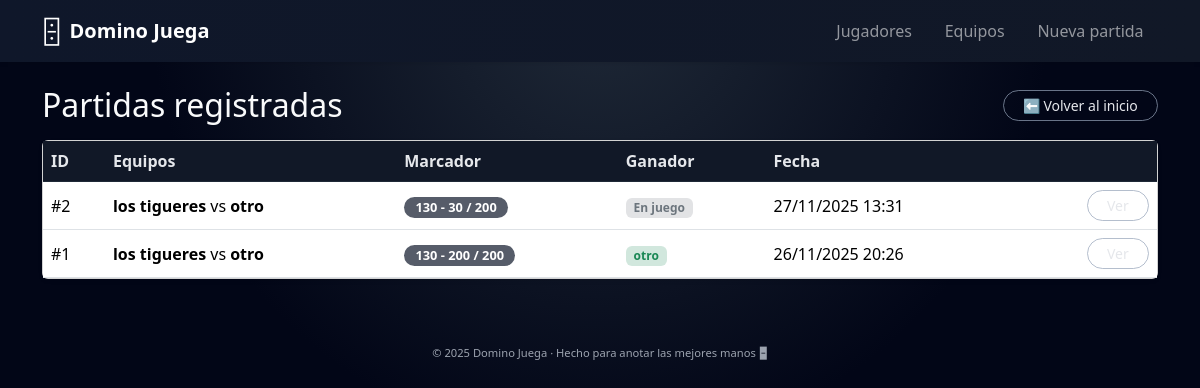
Screenshot of /matches with the database file from the repository.
### models.py (models this page shows, shortened)
class Match(db.Model):
    __tablename__ = "matches"
    id = db.Column(db.Integer, primary_key=True)
    team_a_id = db.Column(db.Integer, db.ForeignKey("teams.id"), nullable=False)
    team_b_id = db.Column(db.Integer, db.ForeignKey("teams.id"), nullable=False)
    team_a = db.relationship("Team", foreign_keys=[team_a_id], backref="matches_as_a")
    team_b = db.relationship("Team", foreign_keys=[team_b_id], backref="matches_as_b")
    target_score = db.Column(db.Integer, default=100)
    score_a = db.Column(db.Integer, default=0)
    score_b = db.Column(db.Integer, default=0)
    winner_team_id = db.Column(db.Integer, db.ForeignKey("teams.id"), nullable=True)
    winner_team = db.relationship("Team", foreign_keys=[winner_team_id], backref="wins")
    created_at = db.Column(db.DateTime, default=datetime.utcnow)
    finished_at = db.Column(db.DateTime, nullable=True)

class Team(db.Model):
    __tablename__ = "teams"
    id = db.Column(db.Integer, primary_key=True)
    name = db.Column(db.String(100), nullable=False)
    player1_id = db.Column(db.Integer, db.ForeignKey("players.id"), nullable=False)
    player2_id = db.Column(db.Integer, db.ForeignKey("players.id"), nullable=False)
    player1 = db.relationship("Player", foreign_keys=[player1_id])
    player2 = db.relationship("Player", foreign_keys=[player2_id])
    games_played = db.Column(db.Integer, default=0)
    games_won = db.Column(db.Integer, default=0)
    games_lost = db.Column(db.Integer, default=0)
    points_for = db.Column(db.Integer, default=0)
    points_against = db.Column(db.Integer, default=0)

### app.py (the view)
    @app.route("/matches")
    def matches_list():
        matches = Match.query.order_by(Match.created_at.desc()).all()
        return render_template("matches.html", matches=matches)

### templates/matches.html (shortened to what this page needs)
{% extends "base.html" %}
{% block content %}
<div class="d-flex justify-content-between align-items-center mb-3">
  <h2 class="mb-0">Partidas registradas</h2>
  <a href="{{ url_for('index') }}" class="btn btn-domino-outline btn-sm">
    ⬅ Volver al inicio
  </a>
</div>
<div class="card shadow-sm hover-lift">
  <div class="card-body p-0">
    <div class="table-responsive">
      <table class="table table-hover mb-0 align-middle">
        <thead class="table-light">
          <tr>
            <th>ID</th>
            <th>Equipos</th>
            <th>Marcador</th>
            <th>Ganador</th>
            <th>Fecha</th>
            <th></th>
          </tr>
        </thead>
        <tbody>
        {% for m in matches %}
          <tr>
            <td>#{{ m.id }}</td>
            <td><strong>{{ m.team_a.name }}</strong> vs <strong>{{ m.team_b.name }}</strong></td>
            <td><span class="badge bg-domino-pill">{{ m.score_a }} - {{ m.score_b }} / {{ m.target_score }}</span></td>
            <td>
              {% if m.winner_team %}
                <span class="badge bg-success-subtle text-success fw-semibold">{{ m.winner_team.name }}</span>
              {% else %}
                <span class="badge bg-secondary-subtle text-secondary">En juego</span>
              {% endif %}
            </td>
            <td>{{ m.created_at.strftime('%d/%m/%Y %H:%M') }}</td>
            <td class="text-end">
              <a href="{{ url_for('match_detail', match_id=m.id) }}" class="btn btn-sm btn-domino-outline">Ver</a>
            </td>
          </tr>
        {% else %}
          <tr><td colspan="6" class="text-center py-3 text-muted">No hay partidas registradas todavía.</td></tr>
        {% endfor %}
        </tbody>
      </table>
    </div>
  </div>
</div>
{% endblock %}

### static/style.css (style rules this page uses)
.bg-domino { background: radial-gradient(circle at top, #1f2937 0, #020617 45%, #020617 100%); min-height: 100vh; color: #f9fafb; }
.btn-domino-outline { border-radius: 999px; border: 1px solid rgba(148, 163, 184, 0.7); color: #e5e7eb; background: transparent; font-weight: 500; padding-inline: 1.2rem; transition: background-color 0.15s ease, color 0.15s ease, transform 0.15s ease; }
.hover-lift { transition: transform 0.18s ease, box-shadow 0.18s ease, border-color 0.18s ease; }
.bg-domino-pill { background: rgba(15, 23, 42, 0.7); border-radius: 999px; padding: 0.25rem 0.7rem; font-size: 0.8rem; }
.table { color: #e5e7eb; }
.table thead.table-light th { background-color: #111827; color: #e5e7eb; border-color: #1f2937; }

### rows the page displays
Match: id "2", team_a.name "los tigueres", team_b.name "otro", score_a "130", score_b "30", target_score "200", shows "En juego", created_at "27/11/2025 13:31"
Match: id "1", team_a.name "los tigueres", team_b.name "otro", score_a "130", score_b "200", target_score "200", winner_team.name "otro", created_at "26/11/2025 20:26"

### other values shown
{{ 2025 }} "2025"
